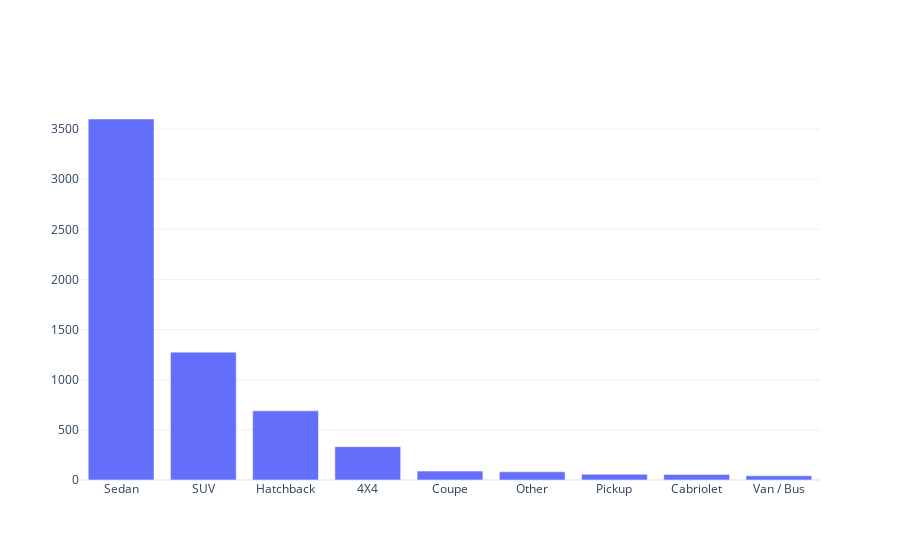

Notebook cell for this chart:
### Code cell
body_type_val = used['body_type'].value_counts(ascending=False)
go.Figure(go.Bar(x=body_type_val.index, y=body_type_val.values))

### Figure 1 — Plotly figure (JSON) as saved in the notebook; plotly's stock layout.template omitted (floating-point values rounded to 4 significant figures)
{"data": [{"type": "bar", "x": ["Sedan", "SUV", "Hatchback", "4X4", "Coupe", "Other", "Pickup", "Cabriolet", "Van / Bus"], "y": [3600, 1275, 690, 332, 89, 82, 57, 56, 42]}], "layout": {}}
